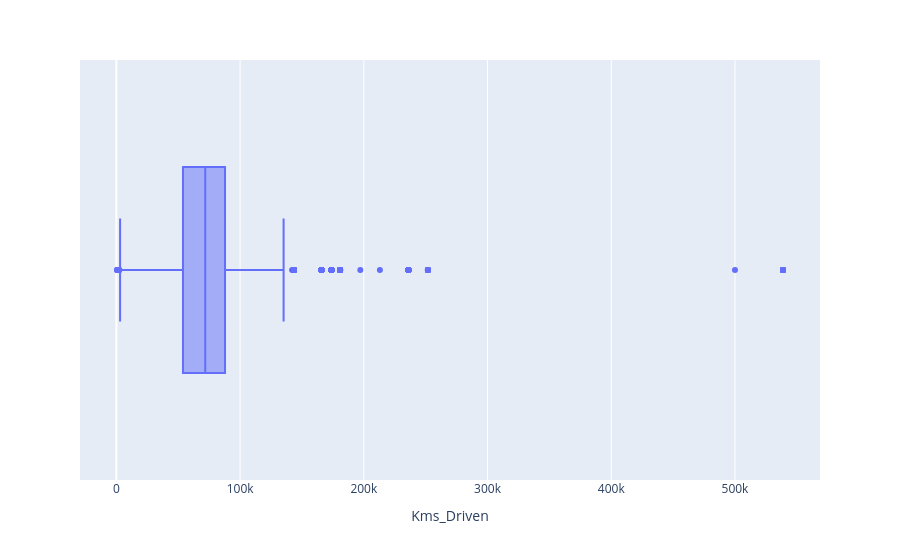
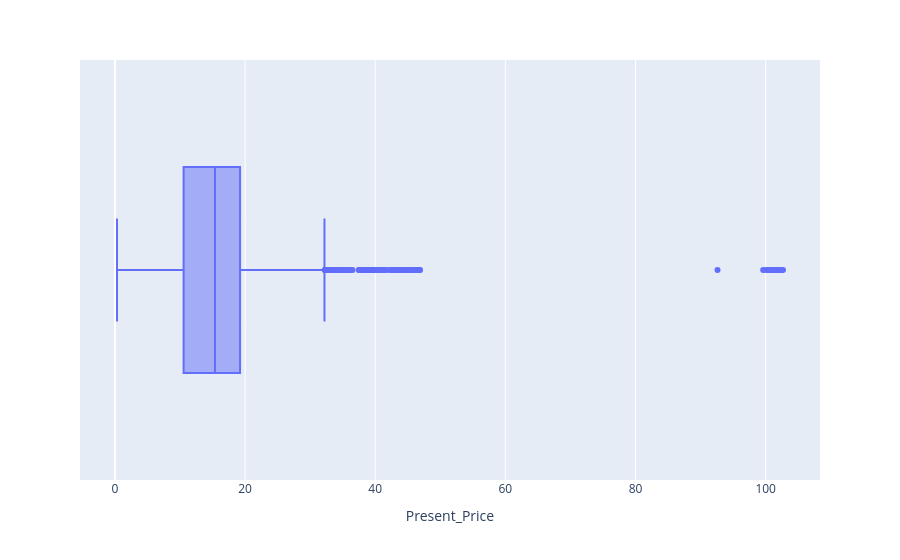
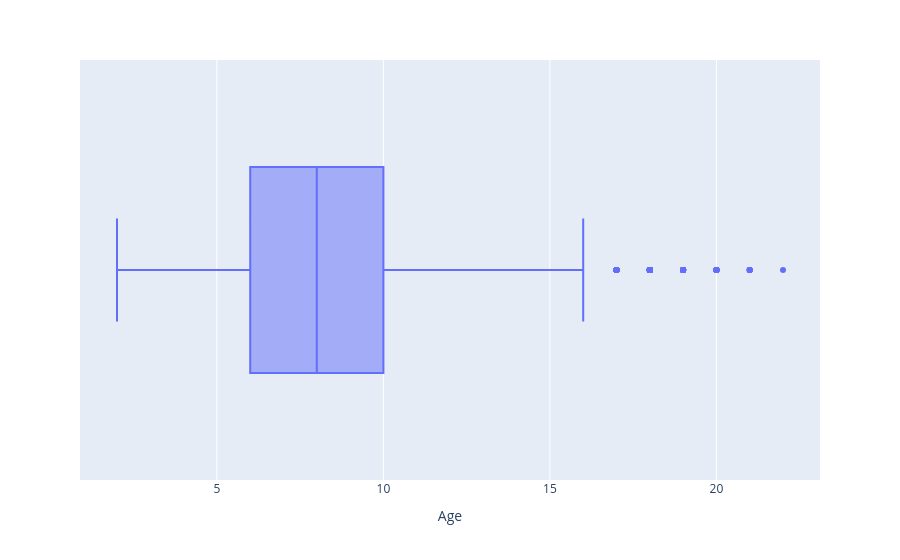
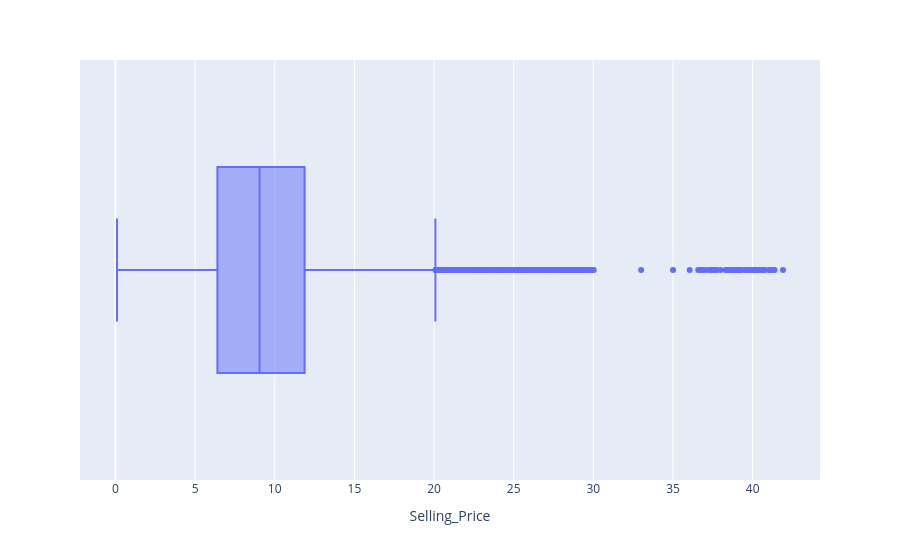

These figures' notebook cell, in order:
### Code cell
# Appliquer la fonctions boxplot_func
for col in quant_data.columns:
  boxplot_func(col)

### Figure 1 — Plotly figure (JSON) as saved in the notebook; plotly's stock layout.template omitted (floating-point values rounded to 4 significant figures; data arrays with more than 128 entries replaced by an {"elided": "..."} marker saying what was removed)
{"data": [{"alignmentgroup": "True", "hovertemplate": "Kms_Driven=%{x}<extra></extra>", "legendgroup": "", "marker": {"color": "#636efa"}, "name": "", "notched": false, "offsetgroup": "", "orientation": "h", "showlegend": false, "type": "box", "x": {"elided": "5861 int values"}, "x0": " ", "xaxis": "x", "y0": " ", "yaxis": "y"}], "layout": {"boxmode": "group", "legend": {"tracegroupgap": 0}, "margin": {"t": 60}, "xaxis": {"anchor": "y", "domain": [0, 1], "title": {"text": "Kms_Driven"}}, "yaxis": {"anchor": "x", "domain": [0, 1]}}}

### Figure 2 — Plotly figure (JSON) as saved in the notebook; plotly's stock layout.template omitted (floating-point values rounded to 4 significant figures; data arrays with more than 128 entries replaced by an {"elided": "..."} marker saying what was removed)
{"data": [{"alignmentgroup": "True", "hovertemplate": "Present_Price=%{x}<extra></extra>", "legendgroup": "", "marker": {"color": "#636efa"}, "name": "", "notched": false, "offsetgroup": "", "orientation": "h", "showlegend": false, "type": "box", "x": {"elided": "5861 float values"}, "x0": " ", "xaxis": "x", "y0": " ", "yaxis": "y"}], "layout": {"boxmode": "group", "legend": {"tracegroupgap": 0}, "margin": {"t": 60}, "xaxis": {"anchor": "y", "domain": [0, 1], "title": {"text": "Present_Price"}}, "yaxis": {"anchor": "x", "domain": [0, 1]}}}

### Figure 3 — Plotly figure (JSON) as saved in the notebook; plotly's stock layout.template omitted (floating-point values rounded to 4 significant figures; data arrays with more than 128 entries replaced by an {"elided": "..."} marker saying what was removed)
{"data": [{"alignmentgroup": "True", "hovertemplate": "Age=%{x}<extra></extra>", "legendgroup": "", "marker": {"color": "#636efa"}, "name": "", "notched": false, "offsetgroup": "", "orientation": "h", "showlegend": false, "type": "box", "x": {"elided": "5861 int values"}, "x0": " ", "xaxis": "x", "y0": " ", "yaxis": "y"}], "layout": {"boxmode": "group", "legend": {"tracegroupgap": 0}, "margin": {"t": 60}, "xaxis": {"anchor": "y", "domain": [0, 1], "title": {"text": "Age"}}, "yaxis": {"anchor": "x", "domain": [0, 1]}}}

### Figure 4 — Plotly figure (JSON) as saved in the notebook; plotly's stock layout.template omitted (floating-point values rounded to 4 significant figures; data arrays with more than 128 entries replaced by an {"elided": "..."} marker saying what was removed)
{"data": [{"alignmentgroup": "True", "hovertemplate": "Selling_Price=%{x}<extra></extra>", "legendgroup": "", "marker": {"color": "#636efa"}, "name": "", "notched": false, "offsetgroup": "", "orientation": "h", "showlegend": false, "type": "box", "x": {"elided": "5861 float values"}, "x0": " ", "xaxis": "x", "y0": " ", "yaxis": "y"}], "layout": {"boxmode": "group", "legend": {"tracegroupgap": 0}, "margin": {"t": 60}, "xaxis": {"anchor": "y", "domain": [0, 1], "title": {"text": "Selling_Price"}}, "yaxis": {"anchor": "x", "domain": [0, 1]}}}
